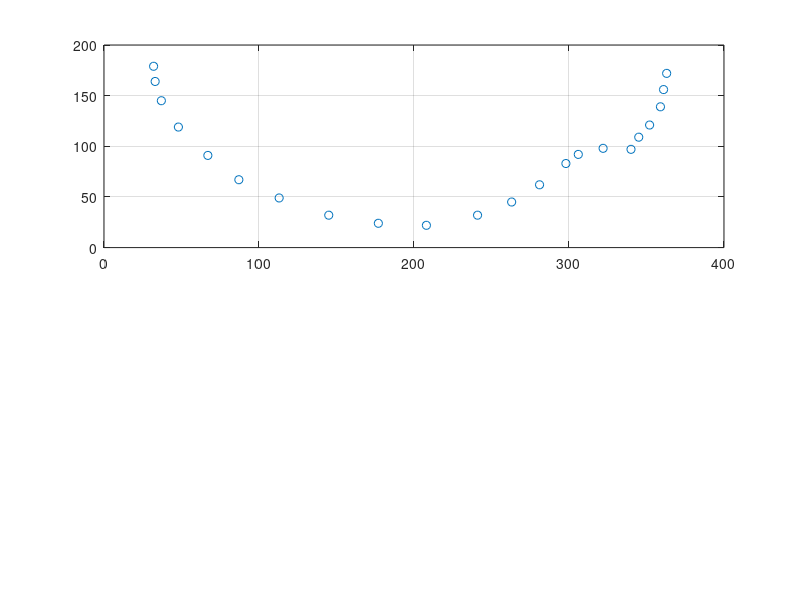

MATLAB code to generate this figure: (Note: this script raises an error after producing the figure.)
%Shishir Khanal
%Matlab function to test cubic splines
%---------------------------------------

clc;clear; close all;
x=[32 33 37 48 67 87 113 145 177 208 241 263 281 298 306 322 340 345 352 359 361 363];
y=[179 164 145 119 91 67 49 32 24 22 32 45 62 83 92 98 97 109 121 139 156 172];
subplot(2, 1,1)
plot(x, y, 'o')
grid on
hold on
xint = 32;
for i = 1:662
    xint = xint + 0.5;
    Yint = Cubic_Splines(x, y, xint);
    plot(xint, Yint, 'r.')
end
title('Using cubic splines to trace out the curvature of a car with few coordinates information along the trajectory')
set(gca,'Ydir','reverse')
hold off

subplot(2,1,2)
plot(x, y, 'o')
hold on
grid on
xint1 = 32;
for j = 1:662
    xint1 = xint1 + 0.5;
    Yint_matlab = interp1(x, y, xint1, 'spline');
    plot(xint1, Yint_matlab, 'r.')
end
title('Trajectory Tracking using Matlab function interp1()')

set(gca,'Ydir','reverse')
hold off